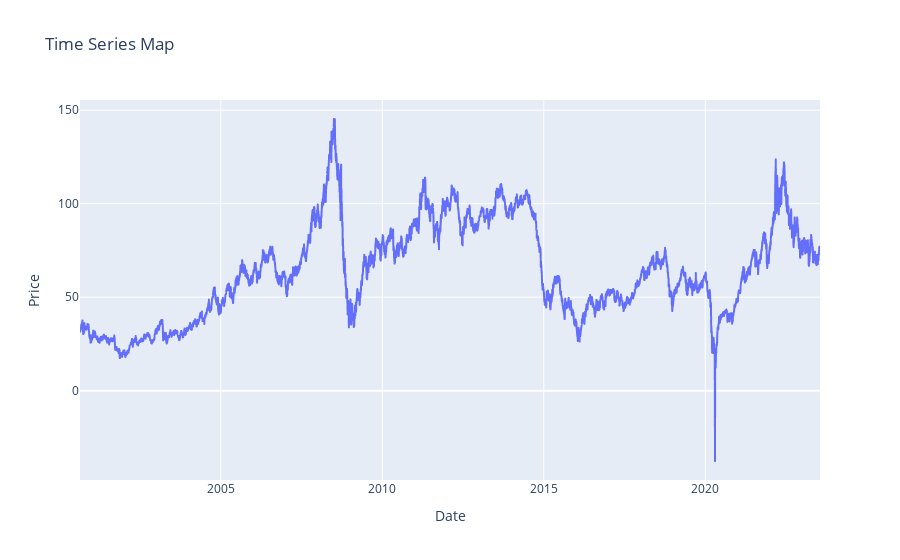

Notebook cell for this chart:
### Code cell
import plotly.express as px
# Create the interactive time series map
fig = px.line(df, x='Date', y='Price', title='Time Series Map')

# Show the plot
fig.show()

### Figure 1 — Plotly figure (JSON) as saved in the notebook; plotly's stock layout.template omitted (floating-point values rounded to 4 significant figures; data arrays with more than 128 entries replaced by an {"elided": "..."} marker saying what was removed)
{"data": [{"hovertemplate": "Date=%{x}<br>Price=%{y}<extra></extra>", "legendgroup": "", "line": {"color": "#636efa", "dash": "solid"}, "marker": {"symbol": "circle"}, "mode": "lines", "name": "", "showlegend": false, "type": "scattergl", "x": {"elided": "5751 str values"}, "xaxis": "x", "y": {"elided": "5751 float values"}, "yaxis": "y"}], "layout": {"legend": {"tracegroupgap": 0}, "title": {"text": "Time Series Map"}, "xaxis": {"anchor": "y", "domain": [0, 1], "title": {"text": "Date"}}, "yaxis": {"anchor": "x", "domain": [0, 1], "title": {"text": "Price"}}}}
